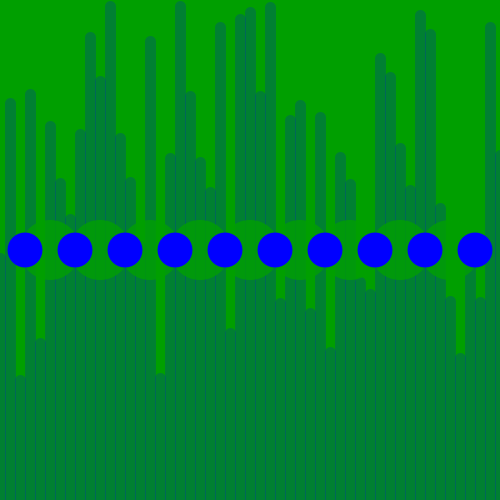
Frame 1 (no input)
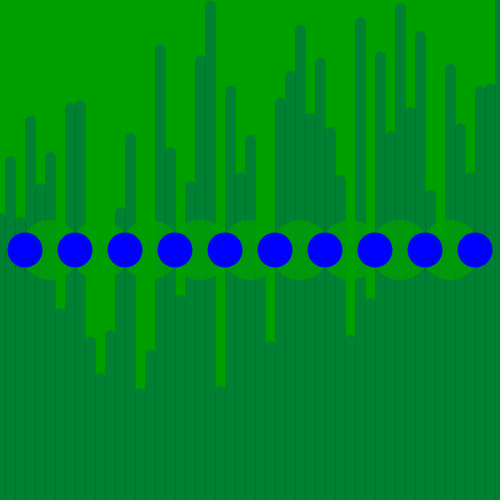
Frame 60 (the mouse pressed at the canvas centre just before this capture)
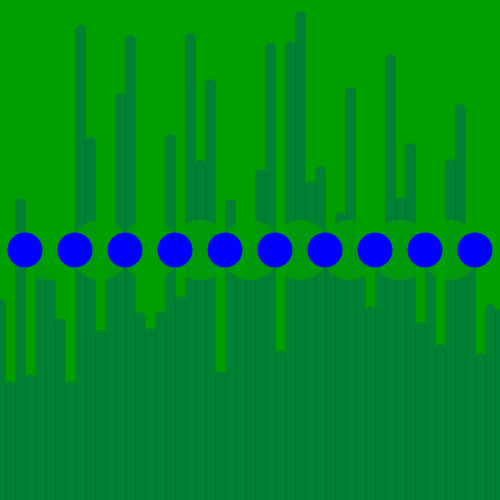
Frame 120 (the mouse held since frame 60 and released just before this capture)

The Processing sketch that drew these frames (run headless with seeded random() and noise(); from frame 60 on, the mouse is pressed at the canvas centre):

// Processing sketch: processing_58761
// ── processing_58761.pde

void setup () {//comando para defenir as propriedades do ambiente inicial, tais como tamalho da janela, cor de fundo, carregar imagemm, etc. antes de começar a executar 

  frameRate(10);// especifica o número de frames a serem exibidos a cada segundo.
  size (500, 500); // comando para defenir o tamaho da janela  em pixeis, primeiro parametro é a largura e o segundo é altura
  smooth(); // suaviza a imagem, melhora a qualidade de imagens redimensionadas 
  //noLoop(); /* para o processo que continua a executar o codigo dentro do draw(), deve ser a ultima linha de codigo dentro do setup(). 
}

void draw() { // comando para executar 

  background (0, 159, 0);//random permite-me escolher uma cor aleatoria, neste caso as cores r, g, b, são escolhidas aleatoriamente.


  for (int i = 0; i < 600; i = i+10) {// cria um ciclo que vai de 0 a 600, incrementando de 10 em 10 no eixo x

    stroke (0, 0, 255,50); // cor da linha e transparencia 
    strokeWeight(11);// espessura da linha 
    line(i, random (400), i, 600); // uma linha com primeira cordenada em 0 a 600 e valores aleatórios ate 400 no eixo y 
  }


    for (int x = 1; x < 10; x = x+1) { // mais um ciclo 

    noStroke();// sem contorno 
    fill(0, 159, 0,200); // cor da elipse e transparencia 
    ellipse( x * 50, width/2, 60, 60);// elipses verdes 
  }


  for (int x = 1; x < 20; x = x+2) { // mais um ciclo que comeca em 1  e vai até 20, incrementando de 2 em 2

    fill(0, 0,255); // prenchimento da elipse  
    ellipse( x * 25, width/2, 35, 35); // elipses azuis 
  }
}
